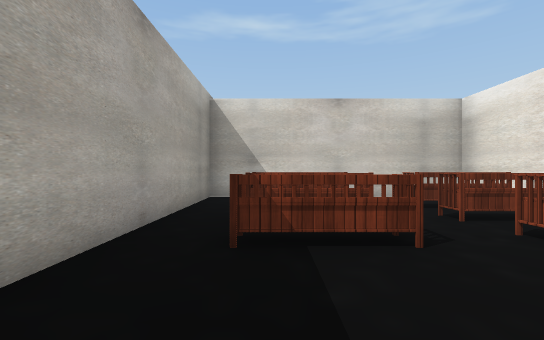
view 1 (above)

24 first-person views from a walk through a 3-D level made in the Unity game engine. The camera is 1.3 m above the floor, looks level and sees 90° across. The floor is counted in squares, 2 m on a side. Each view is taken from the middle of a square. On the plan, view 1 faces up. The plan holds only what a view shows up to about 9 squares ahead; the rest is blank. The place goes on beyond the plan. Some surface patterns are stand-ins.

view 2
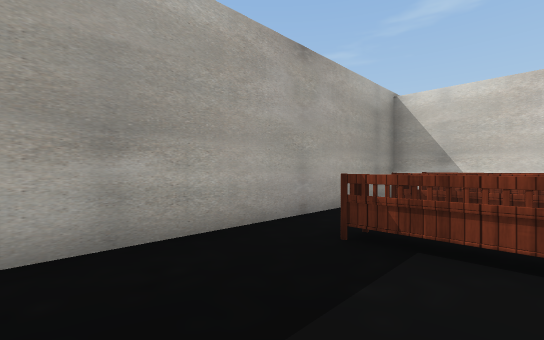

view 3
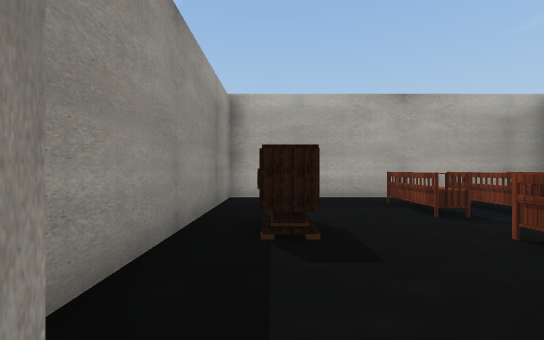

view 4
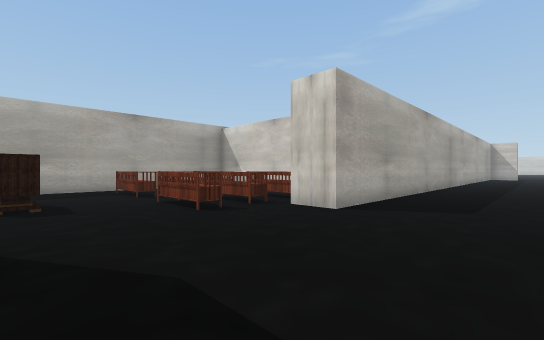

view 5
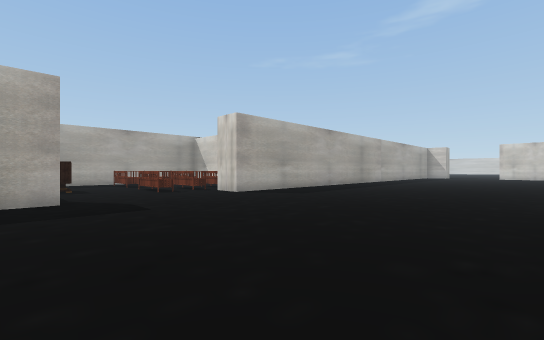

view 6
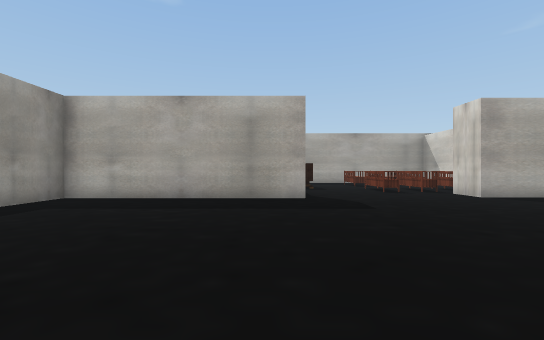

view 7
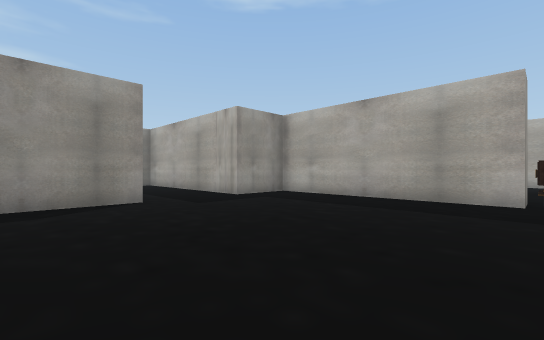

view 8
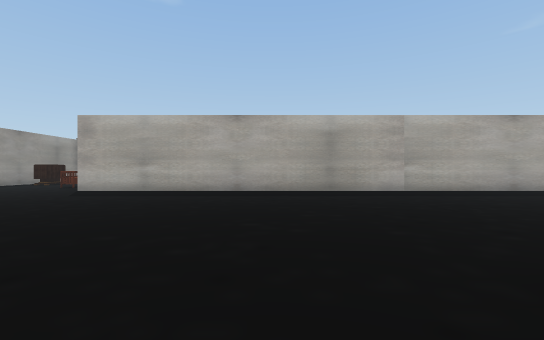

view 9
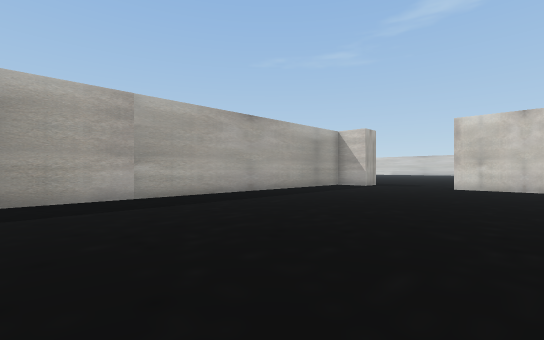

view 10
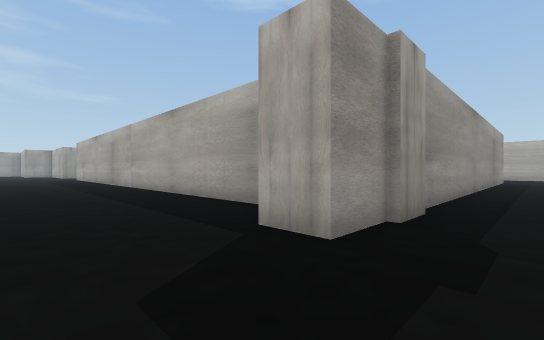

view 11
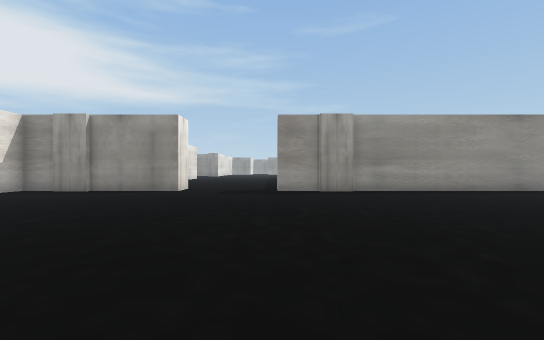

view 12
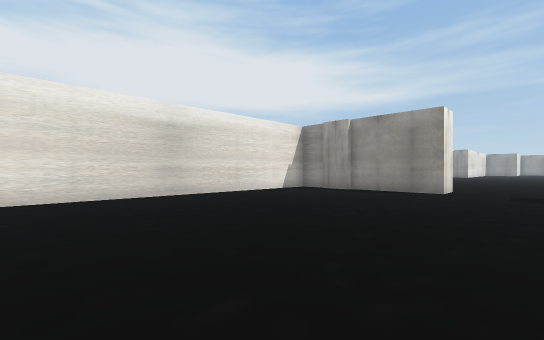

view 13
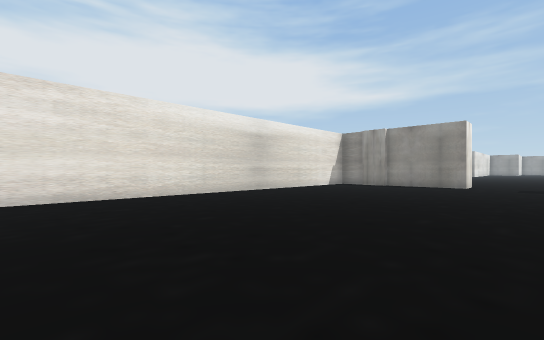

view 14
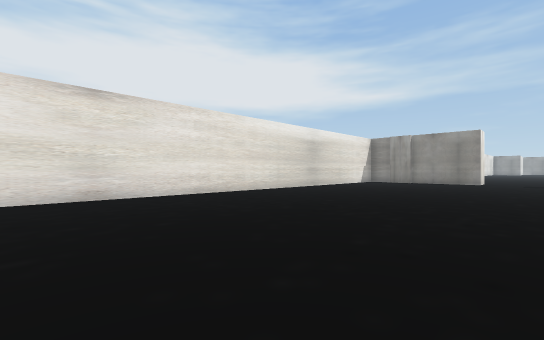

view 15
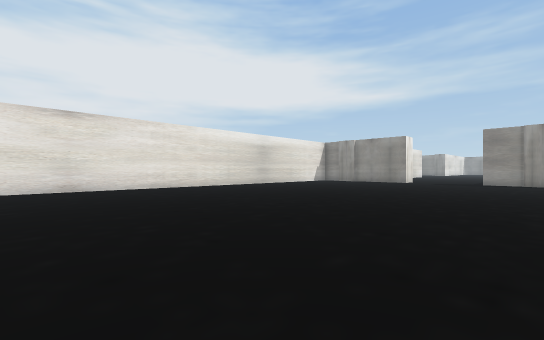

view 16
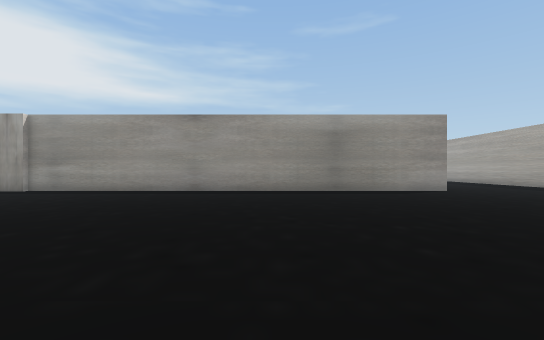

view 17
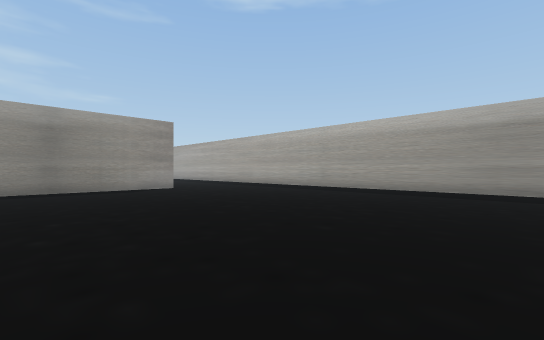

view 18
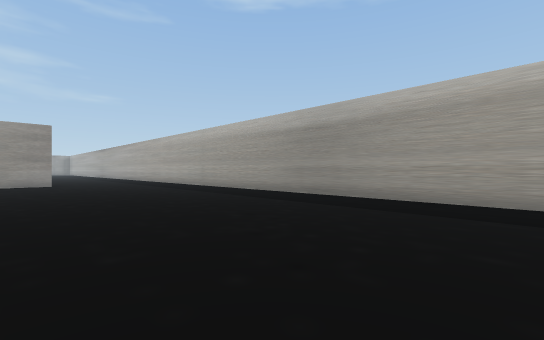

view 19
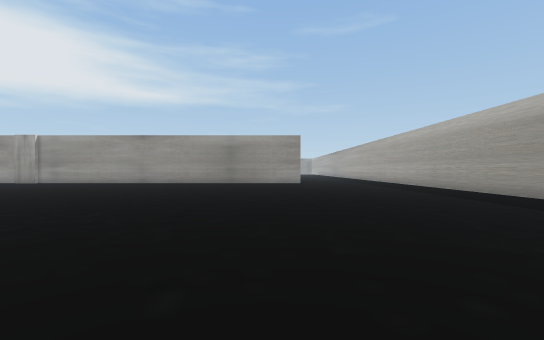

view 20
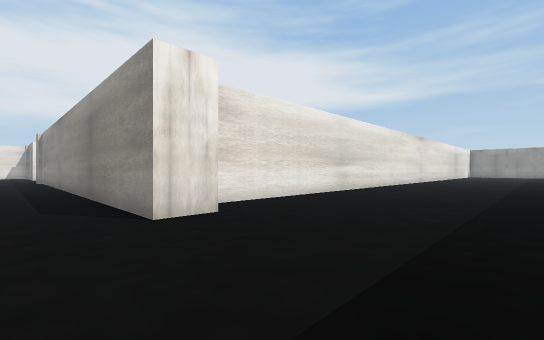

view 21
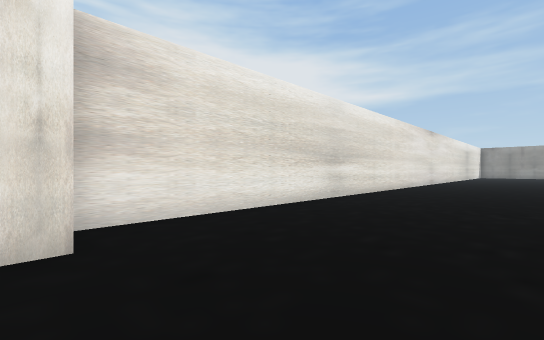

view 22
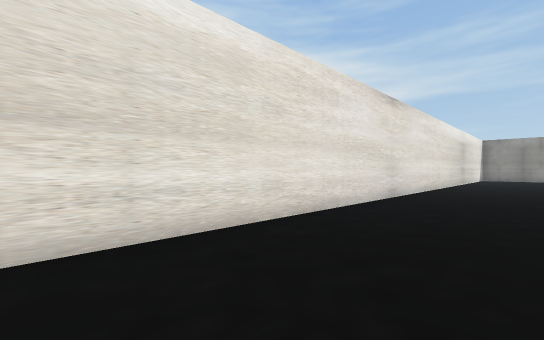

view 23
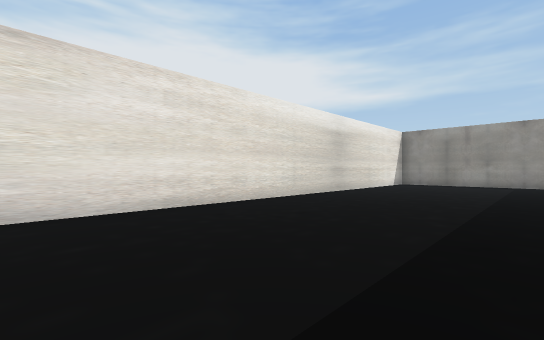

view 24
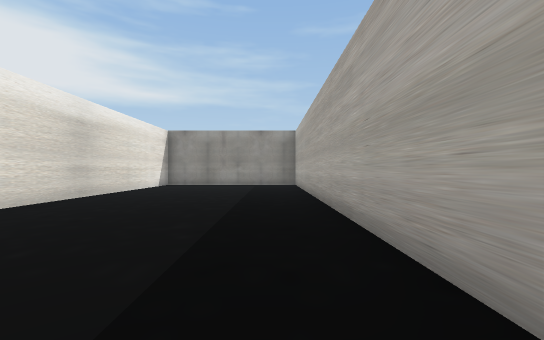

### Floor plan
Points are (right, up) in squares from view 1. A wall is a line through its corners. A room is listed if a view was taken in it or the views show most of it. See-through windows are left out.
Room 1 (views 1, 2, 3, 4, 5, 6, 7, 8, 9)
walls: (4.6, 4.5) (4.6, 6.5) (-1.5, 6.5) (-1.5, -1) (3.9, -1); (4.6, -0.2) (5.7, -0.2) (5.7, -5.7) (7.5, -5.7) (7.5, -8.2); (9.9, -5.7) (12, -5.7); (5.5, 21.2) (5.5, 4) (4.5, 4); (12, 22.6) (9.9, 22.6)
ways out: opening at (8, 22) to room 2
objects: other object (0, 2) to (1, 2); other object (0, 4) to (1, 4); other object (0, 5) to (1, 5); cabinet (2, 0); other object (3, 2) to (4, 2); other object (3, 3) to (4, 4); other object (3, 5) to (4, 5)
Room 2 (views 10, 11, 12, 13, 14, 15, 16, 17, 18, 19, 20, 21, 22, 23, 24)
walls: (4.5, 23.8) (5.6, 23.8); (-8.4, 22.5) (-8.4, 23.6) (4.6, 23.6); (5.5, 23.6) (6.8, 23.6) (6.8, 22.5); (9.9, 22.6) (9.9, 23.6) (12.6, 23.6); (12.6, 23.8) (13.6, 23.8); (-13, 37) (-13, 28); (13.8, 23.6) (14.7, 23.6) (14.7, 24.4); (14.7, 26) (14.7, 38); (-13, 7) (-13, -1); (-7.5, -1) (-7.5, 22.5)
ways out: opening at (8, 22) to room 1

Where each view was taken, in squares from view 1:
view 1: 0 up, 0 right, facing up
view 2: 0 up, 1 right, facing up-left
view 3: 0 up, 5 right, facing left
view 4: 0 up, 8 right, facing up-left
view 5: 1 down, 12 right, facing up-left
view 6: 1 down, 12 right, facing left
view 7: 0 up, 12 right, facing down-left
view 8: 10 up, 14 right, facing left
view 9: 12 up, 12 right, facing up-left
view 10: 25 up, 9 right, facing down-left
view 11: 32 up, 7 right, facing down
view 12: 32 up, 8 right, facing down-right
view 13: 35 up, 8 right, facing down-right
view 14: 38 up, 8 right, facing down-right
view 15: 38 up, 5 right, facing down-right
view 16: 32 up, 3 left, facing down
view 17: 33 up, 4 left, facing down-left
view 18: 37 up, 7 left, facing down-left
view 19: 37 up, 7 left, facing down
view 20: 25 up, 12 left, facing down-right
view 21: 23 up, 11 left, facing down-right
view 22: 16 up, 10 left, facing down-right
view 23: 9 up, 12 left, facing down-right
view 24: 8 up, 12 left, facing down
